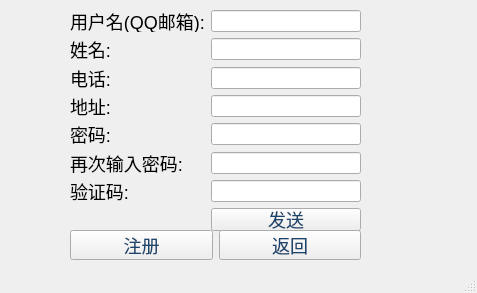
<?xml version="1.0" encoding="UTF-8"?>
<ui version="4.0">
 <class>MainWindow</class>
 <widget class="QMainWindow" name="MainWindow">
  <property name="geometry">
   <rect>
    <x>0</x>
    <y>0</y>
    <width>477</width>
    <height>293</height>
   </rect>
  </property>
  <property name="windowTitle">
   <string>MainWindow</string>
  </property>
  <widget class="QWidget" name="centralwidget">
   <property name="styleSheet">
    <string notr="true">QLabel{
 	font-size:18px;
}
QPushButton{
	font-size:18px;
	color:#1b456c
}</string>
   </property>
   <widget class="QWidget" name="formLayoutWidget">
    <property name="geometry">
     <rect>
      <x>70</x>
      <y>10</y>
      <width>291</width>
      <height>221</height>
     </rect>
    </property>
    <layout class="QFormLayout" name="formLayout">
     <item row="0" column="0">
      <widget class="QLabel" name="label">
       <property name="text">
        <string>用户名(QQ邮箱):</string>
       </property>
      </widget>
     </item>
     <item row="0" column="1">
      <widget class="QLineEdit" name="lineEdit"/>
     </item>
     <item row="2" column="0">
      <widget class="QLabel" name="label_2">
       <property name="text">
        <string>电话:</string>
       </property>
      </widget>
     </item>
     <item row="2" column="1">
      <widget class="QLineEdit" name="lineEdit_2"/>
     </item>
     <item row="3" column="0">
      <widget class="QLabel" name="label_3">
       <property name="text">
        <string>地址:</string>
       </property>
      </widget>
     </item>
     <item row="3" column="1">
      <widget class="QLineEdit" name="lineEdit_3"/>
     </item>
     <item row="4" column="0">
      <widget class="QLabel" name="label_4">
       <property name="text">
        <string>密码:</string>
       </property>
      </widget>
     </item>
     <item row="4" column="1">
      <widget class="QLineEdit" name="lineEdit_4">
       <property name="echoMode">
        <enum>QLineEdit::Password</enum>
       </property>
      </widget>
     </item>
     <item row="5" column="0">
      <widget class="QLabel" name="label_5">
       <property name="text">
        <string>再次输入密码:</string>
       </property>
      </widget>
     </item>
     <item row="5" column="1">
      <widget class="QLineEdit" name="lineEdit_5">
       <property name="echoMode">
        <enum>QLineEdit::Password</enum>
       </property>
      </widget>
     </item>
     <item row="6" column="0">
      <widget class="QLabel" name="label_6">
       <property name="text">
        <string>验证码:</string>
       </property>
      </widget>
     </item>
     <item row="6" column="1">
      <widget class="QLineEdit" name="lineEdit_6"/>
     </item>
     <item row="7" column="1">
      <widget class="QPushButton" name="pushButton_3">
       <property name="text">
        <string>发送</string>
       </property>
      </widget>
     </item>
     <item row="1" column="0">
      <widget class="QLabel" name="label_7">
       <property name="text">
        <string>姓名:</string>
       </property>
      </widget>
     </item>
     <item row="1" column="1">
      <widget class="QLineEdit" name="lineEdit_7"/>
     </item>
    </layout>
   </widget>
   <widget class="QWidget" name="layoutWidget">
    <property name="geometry">
     <rect>
      <x>70</x>
      <y>230</y>
      <width>291</width>
      <height>30</height>
     </rect>
    </property>
    <layout class="QHBoxLayout" name="horizontalLayout">
     <item>
      <widget class="QPushButton" name="pushButton">
       <property name="text">
        <string>注册</string>
       </property>
      </widget>
     </item>
     <item>
      <widget class="QPushButton" name="pushButton_2">
       <property name="text">
        <string>返回</string>
       </property>
      </widget>
     </item>
    </layout>
   </widget>
  </widget>
  <widget class="QStatusBar" name="statusbar"/>
 </widget>
 <tabstops>
  <tabstop>lineEdit</tabstop>
  <tabstop>lineEdit_7</tabstop>
  <tabstop>lineEdit_2</tabstop>
  <tabstop>lineEdit_3</tabstop>
  <tabstop>lineEdit_4</tabstop>
  <tabstop>lineEdit_5</tabstop>
  <tabstop>lineEdit_6</tabstop>
  <tabstop>pushButton_3</tabstop>
  <tabstop>pushButton</tabstop>
  <tabstop>pushButton_2</tabstop>
 </tabstops>
 <resources/>
 <connections/>
</ui>
